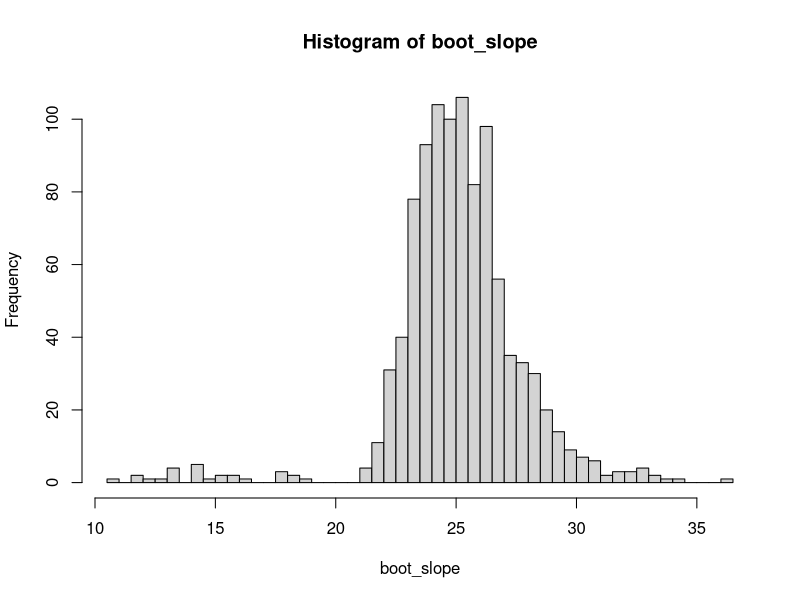

Write R code to recreate this figure.

# data
x <- c(49.3,59.3,68.3,48.1,57.61,78.1,76.1)
y <-  c(1894,2050,2353,1838,1948,2528,2568)
my_data <- data.frame(x,y)

# lm summary
summary(lm(y~x))

# 95% conf int
confint(lm(y~x))

beta_hat <- lm(y~x)$coefficients["x"]

# Boot loop
B <- 1000
boot_slope <- rep(NA,B)
for (b in 1:B) {
  
  boot_ind <- sample(1:7,size=7,replace = T)
  boot_slope[b] <- lm(y~x,data=my_data[boot_ind,])$coefficients["x"]
  
}

hist(boot_slope,breaks=40)

# Compare
confint(lm(y~x))

# Boot interval
2*beta_hat-quantile(boot_slope,probs = .975)
2*beta_hat-quantile(boot_slope,probs = .025)

